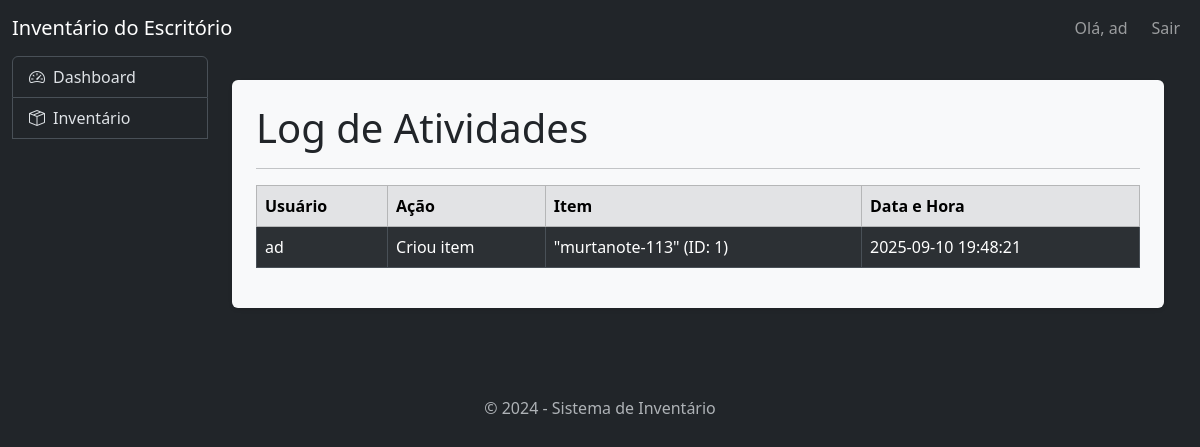
Page /logs (signed in) on the earlier database version.
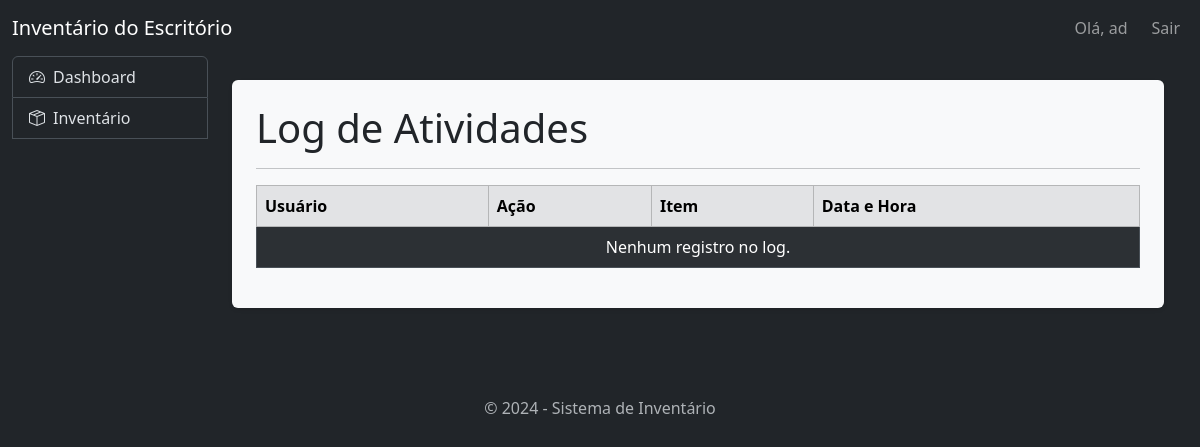
Same page on the later database version.
### tables this page shows
CREATE TABLE users (
    id INTEGER PRIMARY KEY AUTOINCREMENT,
    username TEXT UNIQUE NOT NULL,
    password TEXT NOT NULL
);

CREATE TABLE activity_log (
    id INTEGER PRIMARY KEY AUTOINCREMENT,
    user_id INTEGER NOT NULL,
    username TEXT NOT NULL,
    action TEXT NOT NULL,
    item_id INTEGER,
    item_name TEXT,
    timestamp TIMESTAMP NOT NULL DEFAULT CURRENT_TIMESTAMP,
    FOREIGN KEY (user_id) REFERENCES users (id)
);

### app.py (the view)
@app.route('/logs')
@login_required
def logs():
    page = request.args.get('page', 1, type=int)
    per_page = 20 # Logs podem ser mais densos
    offset = (page - 1) * per_page
    db = get_db()
    total_logs = db.execute('SELECT COUNT(id) FROM activity_log').fetchone()[0]
    total_pages = math.ceil(total_logs / per_page)
    search_query = request.args.get('q', '')
    search_param = f"%{search_query}%"
    log_entries = db.execute(
        'SELECT * FROM activity_log WHERE username LIKE ? OR action LIKE ? OR item_name LIKE ? ORDER BY timestamp DESC LIMIT ? OFFSET ?',
        (search_param, search_param, search_param, per_page, offset)
    ).fetchall()
    return render_template('logs.html', log_entries=log_entries, page=page, total_pages=total_pages)

### app.py (called while the page is built)
def get_db():
    db = getattr(g, '_database', None)
    if db is None:
        db = g._database = sqlite3.connect(app.config['DATABASE'])
        db.row_factory = sqlite3.Row
    return db

@app.teardown_appcontext
def close_connection(exception):
    db = getattr(g, '_database', None)
    if db is not None:
        db.close()

@app.context_processor
def inject_categories():
    if g.user:
        db = get_db()
        categories = db.execute('SELECT DISTINCT category FROM items WHERE category IS NOT NULL AND category != "" ORDER BY category').fetchall()
        return dict(all_categories=categories)
    return dict(all_categories=[])

@app.before_request
def load_logged_in_user():
    user_id = session.get('user_id')
    if user_id is None:
        g.user = None
    else:
        g.user = get_db().execute(
            'SELECT * FROM users WHERE id = ?', (user_id,)
        ).fetchone()

def login_required(view):
    @functools.wraps(view)
    def wrapped_view(**kwargs):
        if g.user is None:
            return redirect(url_for('login'))
        return view(**kwargs)
    return wrapped_view

### templates/logs.html (shortened to what this page needs)
{% extends 'base.html' %}
{% block content %}
    <div class="bg-light text-dark p-4 rounded shadow-sm">
        <h1>Log de Atividades</h1>
        <hr>
        <div class="table-responsive">
            <table class="table table-striped table-hover table-bordered">
                <thead class="table-secondary">
                    <tr>
                        <th>Usuário</th>
                        <th>Ação</th>
                        <th>Item</th>
                        <th>Data e Hora</th>
                    </tr>
                </thead>
                <tbody>
                {% for log in log_entries %}
                <tr>
                    <td>{{ log['username'] }}</td>
                    <td>{{ log['action'] }}</td>
                    <td>
                        {% if log['item_id'] and log['item_name'] %}
                            "{{ log['item_name'] }}" (ID: {{ log['item_id'] }})
                        {% else %}
                            N/A
                        {% endif %}
                    </td>
                    <td>{{ log['timestamp'] }}</td>
                </tr>
                {% else %}
                <tr>
                    <td colspan="4" class="text-center">Nenhum registro no log.</td>
                </tr>
                {% endfor %}
                </tbody>
            </table>
        </div>
    </div>
{% endblock %}

### templates/base.html (shortened to what this page needs)
<!doctype html>
<html lang="pt-br" data-bs-theme="dark">
<head>
    <link href="https://cdn.jsdelivr.net/npm/bootstrap@5.3.3/dist/css/bootstrap.min.css" rel="stylesheet">
    <link rel="stylesheet" href="https://cdn.jsdelivr.net/npm/bootstrap-icons@1.11.3/font/bootstrap-icons.min.css">
</head>
<body>
    <nav class="navbar navbar-expand-lg navbar-dark bg-dark">
        <div class="container-fluid">
            <a class="navbar-brand" href="{{ url_for('dashboard') }}">Inventário do Escritório</a>
            <div class="navbar-nav d-flex">
                {% if g.user %}
                    <span class="navbar-text me-3">
                        Olá, {{ g.user['username'] }}
                    </span>
                    <a class="nav-link" href="{{ url_for('logout') }}">Sair</a>
                {% else %}
                    <a class="nav-link" href="{{ url_for('login') }}">Login</a>
                    <a class="nav-link" href="{{ url_for('register') }}">Registrar</a>
                {% endif %}
            </div>
        </div>
    </nav>
    <div class="container-fluid">
        <div class="row g-0">
            <aside class="col-md-3 col-lg-2">
                <div class="list-group">
                    <a href="{{ url_for('dashboard') }}" class="list-group-item list-group-item-action {% if request.endpoint == 'dashboard' %}active{% endif %}">
                        <i class="bi bi-speedometer2 me-2"></i>Dashboard
                    </a>
                    {% set inventory_active = request.endpoint in ['index', 'add', 'edit'] %}
                    <a href="#inventory-submenu" data-bs-toggle="collapse" class="list-group-item list-group-item-action {% if inventory_active %}active{% endif %}" aria-expanded="{{ 'true' if inventory_active else 'false' }}">
                        <i class="bi bi-box-seam me-2"></i>Inventário
                    </a>
                </div>
            </aside>
            <main class="col-md-9 col-lg-10 p-4">
                {% block content %}
                {% endblock %}
            </main>
        </div>
    </div>
    <div class="container-fluid">
        <footer class="text-center text-muted mt-5 py-3">
            <p class="mb-0">&copy; 2024 - Sistema de Inventário</p>
        </footer>
    </div>
</body>
</html>

Differences in the rows shown:
removed activity_log: username "ad", action "Criou item", item_name "murtanote-113", item_id "1", timestamp "2025-09-10 19:48:21"
Other differences:
text now shown: "Nenhum registro no log."
